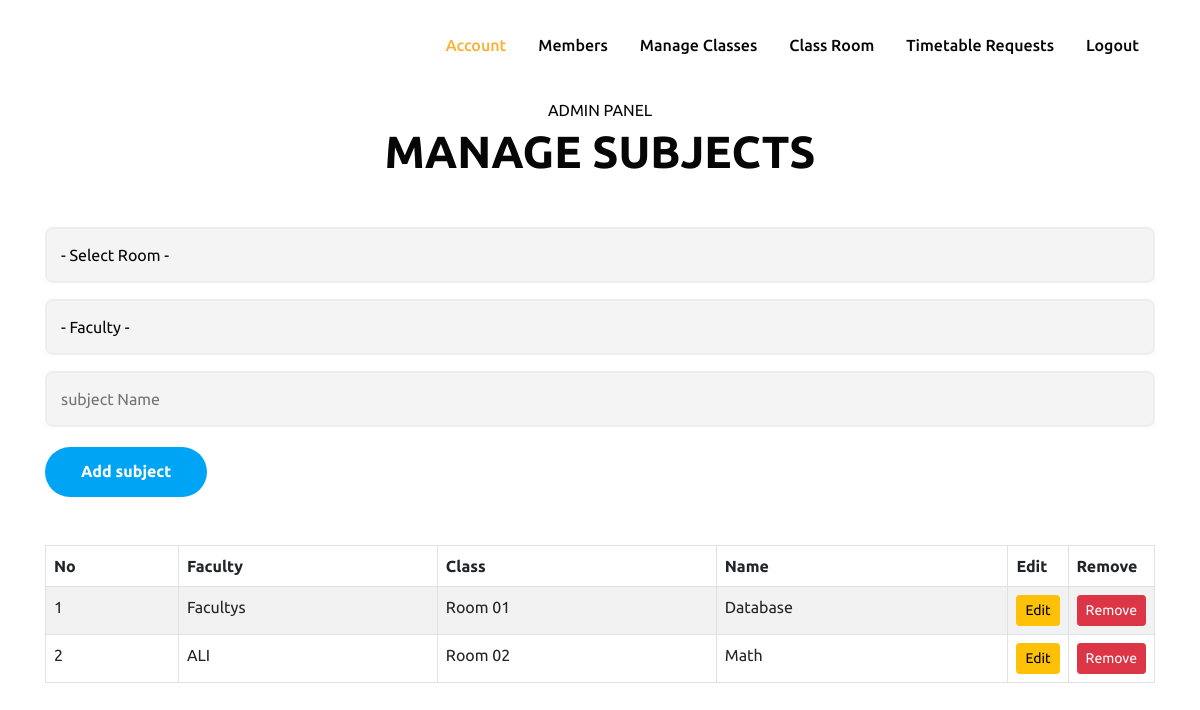
The app's page /admin_subject.php (signed in) with its own data.
### tables this page shows
CREATE TABLE `class_subject` (
  `id` int(11) NOT NULL,
  `room_id` varchar(255) NOT NULL,
  `name` varchar(255) NOT NULL,
  `faculty_id` varchar(255) NOT NULL
);

CREATE TABLE `user` (
  `id` int(11) NOT NULL,
  `name` varchar(255) NOT NULL,
  `email` varchar(255) NOT NULL,
  `password` varchar(255) NOT NULL,
  `role` varchar(255) NOT NULL,
  `type` varchar(255) NOT NULL,
  `status` varchar(255) NOT NULL,
  `class` varchar(255) NOT NULL
);

CREATE TABLE `class_room` (
  `id` int(11) NOT NULL,
  `class_id` varchar(255) NOT NULL,
  `name` varchar(255) NOT NULL
);

### admin_subject.php (the view, shortened to what this page needs)
<?php include_once('header.php'); ?>
<?php include_once('nav_admin.php'); ?>
    <section class="w3l-contact py-5" id="contact">
        <div class="container py-md-5 py-4">
            <div class="title-main text-center mx-auto mb-md-5 mb-4" style="max-width:500px;">
                <p class="text-uppercase">ADMIN PANEL</p>
                <h3 class="title-style">MANAGE SUBJECTS</h3>
            </div>
            <div class="row contact-block">
                <div class="col-md-12 contact-right">
                <form method="post" class="signin-form">
                        <div class="input-grids">
                            <select name="room_id" class="form-control mb-3" required>
                                <option value disabled selected>- Select Room -</option>
                            </select>
                            <select name="faculty_id" class="form-control mb-3" required>
                                <option value disabled selected>- Faculty -</option>
                            </select>
                            <input type="text" name="name" placeholder="subject Name" class="contact-input" required="" />
                        </div>
                        <div class="text-start">
                            <button type="submit" name="add_btn" class="btn btn-style btn-style-3">Add subject</button>
                        </div>
                    </form>
                    <br><br>
                    <table class="table table-bordered table-striped">
                    <thead>
                        <tr>
                            <th>No</th>
                            <th>Faculty</th>
                            <th>Class</th>
                            <th>Name</th>
                            <th width="10">Edit</th>
                            <th width="10">Remove</th>
                        </tr>
                    </thead>
                    <tbody>
                        <?php
                        $get_class = mysqli_query($db, "SELECT * FROM class_subject");
                        if(mysqli_num_rows($get_class)){
                            $no = 0;
                            while($s = mysqli_fetch_assoc($get_class)){
                                $faculty_id = $s['faculty_id'];
                                $room_id = $s['room_id'];
                                $get_a = mysqli_query($db, "SELECT * FROM class_room WHERE id = '$room_id' ");
                                if(mysqli_num_rows($get_a)){
                                    $qq = mysqli_fetch_assoc($get_a);
                                    $room_name = $qq['name'];
                                }else{
                                    $room_name = "-";
                                }
                                $get_f = mysqli_query($db, "SELECT * FROM user WHERE id = '$faculty_id' ");
                                if(mysqli_num_rows($get_f)){
                                    $ff = mysqli_fetch_assoc($get_f);
                                    $faculty_name = $ff['name'];
                                }else{
                                    $faculty_name = "-";
                                }
                                $name = $s['name'];
                                $no++;
                                ?>
                                <tr>
                                    <td><?php echo $no; ?></td>
                                    <td><?php echo $faculty_name; ?></td>
                                    <td><?php echo $room_name; ?></td>
                                    <td><?php echo $name; ?></td>
                                    <td>
                                        <a href="admin_subject.php?edit=<?php echo $s['id']; ?>"
                                        class="btn btn-sm d-grid btn-warning">Edit</a>
                                    </td>
                                    <td>
                                        <a href="admin_subject.php?remove=<?php echo $s['id']; ?>"
                                         class="btn btn-sm d-grid btn-danger">Remove</a>
                                    </td>
                                </tr>
                                <?php
                            }
                        }else{
                            echo "<td>No Class Found.</td>";
                        }
                        ?>
                    </tbody>
                    </table>
                </div>
            </div>
        </div>
    </section>

### records on screen
class_subject: user.name "Facultys", class_room.name "Room 01", name "Database"
class_subject: user.name "ALI", class_room.name "Room 02", name "Math"
